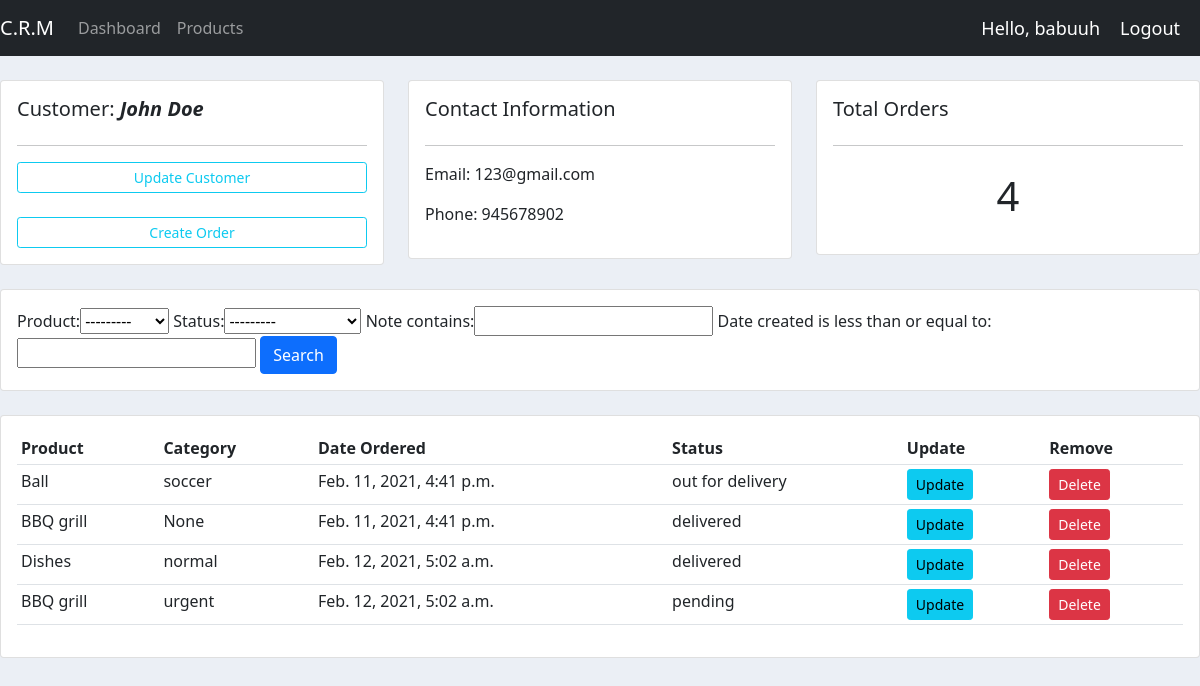
The app's page /customers/1/ (signed in), older data.
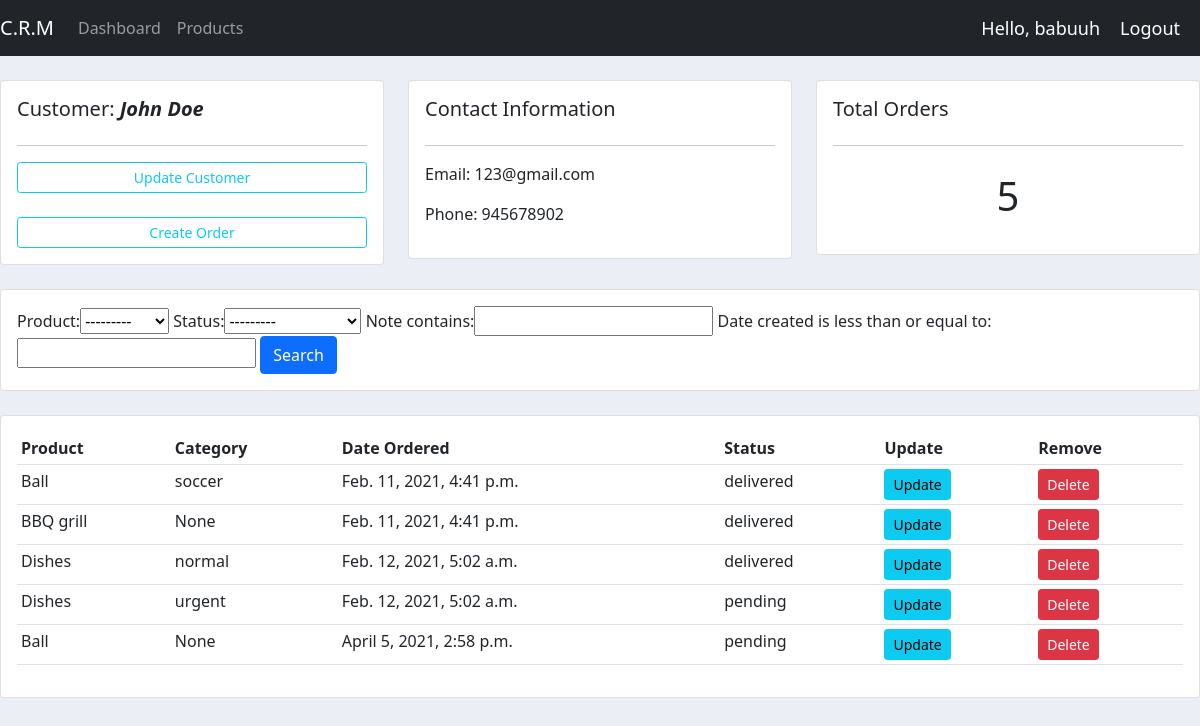
The same page, newer data.
### accounts/models.py (models this page shows, shortened)
class Order(models.Model):
    STATUS = (
        ('delivered', 'delivered'),
        ('out for delivery', 'out for delivery'),
        ('pending', 'pending'),
    )
    customer = models.ForeignKey(
        Customer, null=True, on_delete=models.SET_NULL)
    product = models.ForeignKey(Product, null=True, on_delete=models.SET_NULL)
    date_created = models.DateTimeField(auto_now_add=True, null=True)
    status = models.CharField(max_length=200, null=True, choices=STATUS)
    note = models.CharField(max_length=200, null=True)

class Product(models.Model):
    CATEGORY = (
        ('indoor', 'indoor'),
        ('outdoor', 'outdoor'),
    )
    name = models.CharField(max_length=200, null=True)
    price = models.FloatField()
    category = models.CharField(max_length=200, null=True, choices=CATEGORY)
    description = models.CharField(max_length=200, null=True, blank=True)
    date_created = models.DateTimeField(auto_now_add=True, null=True)
    tags = models.ManyToManyField(Tag)
    def __str__(self):
        return str(self.name)

### accounts/decorators.py (the view)
        def wrapper_func(request, *args, **kwargs):
            group = None
            if request.user.groups.exists():
                group = request.user.groups.all()[0].name
            if group in allowed_roles:
                return view_func(request, *args, **kwargs)
            else:
                return HttpResponse('You are not authorized to view this pa(ge')
            return view_func(request, *args, **kwargs)

### accounts/views.py (called while the page is built)
@login_required(login_url='login')
@allowed_users(allowed_roles=['admin'])
def customers(request, pk):
    customer = Customer.objects.get(id=pk)
    orders = customer.order_set.all()
    orders_count = orders.count()
    myFilter = OrderFilter(request.GET, queryset=orders)
    orders = myFilter.qs
    context = {'customer': customer, 'orders': orders,
               'orders_count': orders_count, 'myFilter': myFilter}
    return render(request, 'accounts/customer.html', context)

### accounts/templates/accounts/customer.html
{% extends 'accounts/base.html' %}
{% block content %}
<br>
<div class="row">
    <div class="col-md">
        <div class="card card-body">
            <h5>Customer: <strong><i>{{ customer.name }}</i></strong></h5>
            <hr>
            <a class="btn btn-outline-info  btn-sm btn-block" href="">Update Customer</a><br>
            <a class="btn btn-outline-info btn-sm btn-block" href="{% url 'create_order' customer.id  %}">Create Order</a>
        </div>
    </div>
    <div class="col-md">
        <div class="card card-body">
            <h5>Contact Information</h5>
            <hr>
            <p>Email: {{customer.email}} </p>
            <p>Phone: {{customer.phone}} </p>
        </div>
    </div>
    <div class="col-md">
        <div class="card card-body">
            <h5>Total Orders</h5>
            <hr>
            <h1 style="text-align: center;padding: 10px">{{orders_count}}</h1>
        </div>
    </div>
</div>
<br>
<div class="row">
    <div class="col">
        <div class="card card-body">
            <form method="get">
                {{ myFilter.form }}
                <button class="btn btn-primary" type="submit">Search</button>
            </form>
        </div>
    </div>
</div>
<br>
<div class="row">
    <div class="col-md">
        <div class="card card-body">
            <table class="table table-sm">
                <tr>
                    <th>Product</th>
                    <th>Category</th>
                    <th>Date Ordered</th>
                    <th>Status</th>
                    <th>Update</th>
                    <th>Remove</th>
                </tr>
                {% for order in orders %}
                    <tr>
                        <td>{{ order.product }}</td>
                        <td>{{ order.note }}</td>
                        <td>{{ order.date_created }}</td>
                        <td>{{ order.status }}</td>
                        <td><a class="btn btn-sm btn-info" href="{% url 'update_order' order.id %}">Update</a></td>
                        <td><a class="btn btn-sm btn-danger" href="{% url 'delete_order' order.id %}">Delete</a></td>
                    </tr>
                {% endfor %}
            </table>
        </div>
    </div>
</div>
{% endblock %}

Row changes from the older to the newer data that the page shows:
changed Order "soccer": status "out for delivery" → "delivered"
changed Order "urgent": product "BBQ grill" → "Dishes"
added Order: product "Ball", note "None", date_created "April 5, 2021, 2:58 p.m.", status "pending"
Text that changed along with them:
{{ orders_count }}: "4" → "5"
